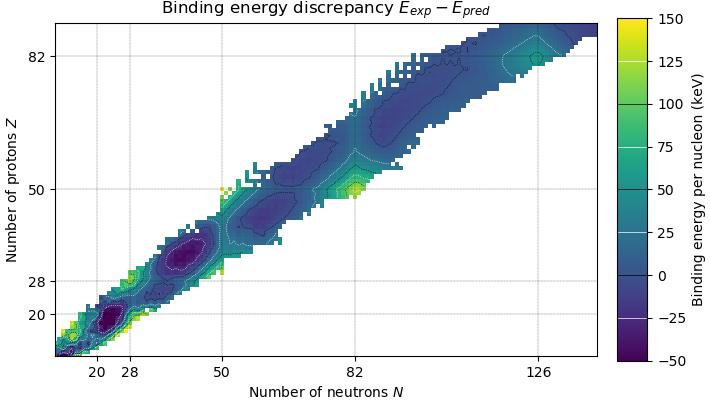

Write the Python code that produced this figure.
import numpy as np
from matplotlib import pyplot, colors

from data import df, gathers, binding_per_nucleon

df['difference'] = df.E - binding_per_nucleon(df.N, df.Z)

if __name__ == '__main__':
    fig, ax = pyplot.subplots(constrained_layout=True)
    ax.set_title('Binding energy discrepancy $E_{exp} - E_{pred}$')
    minZN, maxZ, maxN = 10, 90, 140

    ax.set_ylabel('Number of protons $Z$')
    z = np.arange(0, maxZ+1)
    ax.set_ylim(minZN, maxZ)
    magicP = (20, 28, 50, 82)
    ax.set_yticks(magicP, minor=False)
    for y in magicP: ax.axhline(y, c='black', ls='dashed', lw=0.2)

    ax.set_xlabel('Number of neutrons $N$')
    n = np.arange(0, maxN+1)
    ax.set_xlim(minZN, maxN)
    magicN = (20, 28, 50, 82, 126)
    ax.set_xticks(magicN, minor=False)
    for x in magicN: ax.axvline(x, c='black', ls='dashed', lw=0.2)

    energy = 'Binding energy per nucleon (keV)'
    N, Z = np.meshgrid(n, z)
    E = gathers('difference', float('nan'))(N, Z)
    E[N < minZN] = E[Z < minZN] = 0
    
    minE, maxE = -50, 150
    E[E > 152] = float('nan')  # Include doubly-magic (50, 50)
    contours = np.linspace(minE, maxE, (maxE-minE)//25+1)
    contour = ax.contour(
        E, contours, colors=('black', 'white'),
        linestyles='dotted', linewidths=0.5)

    E[E < minE] = minE
    E[E > maxE] = maxE

    image = ax.imshow(E, cmap='viridis', origin='lower')
    cbar = fig.colorbar(image)
    cbar.ax.set_ylabel(energy)
    cbar.set_ticks(contours)
    cbar.add_lines(contour)

    fig.set_size_inches(7.1, 4)
    pyplot.savefig('discrepancy.png', transparency=True)
